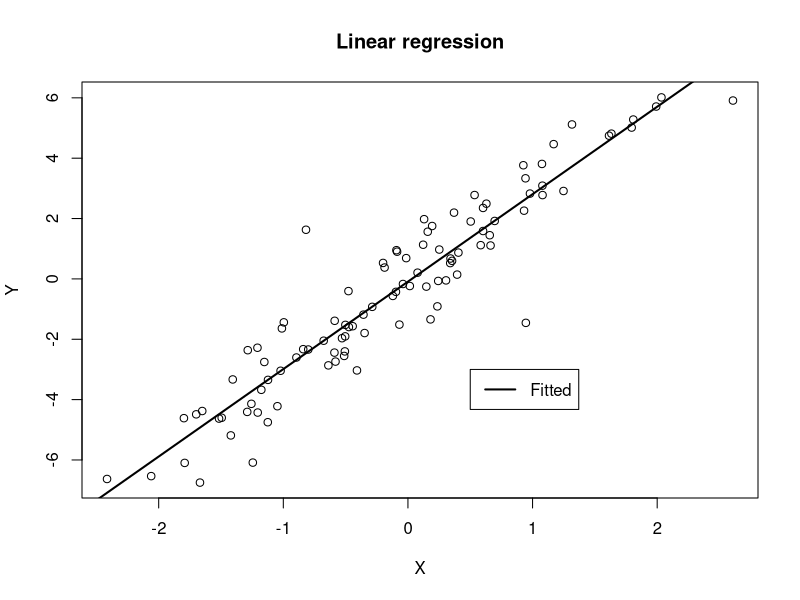
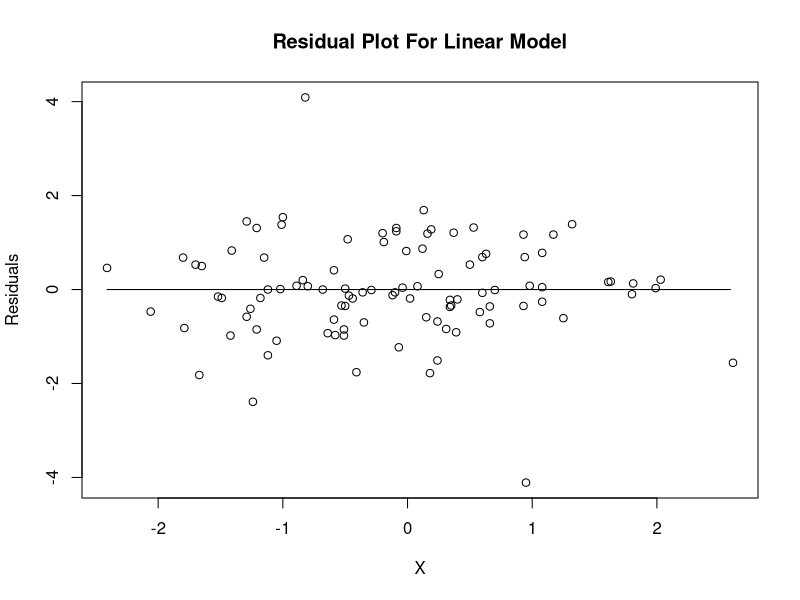
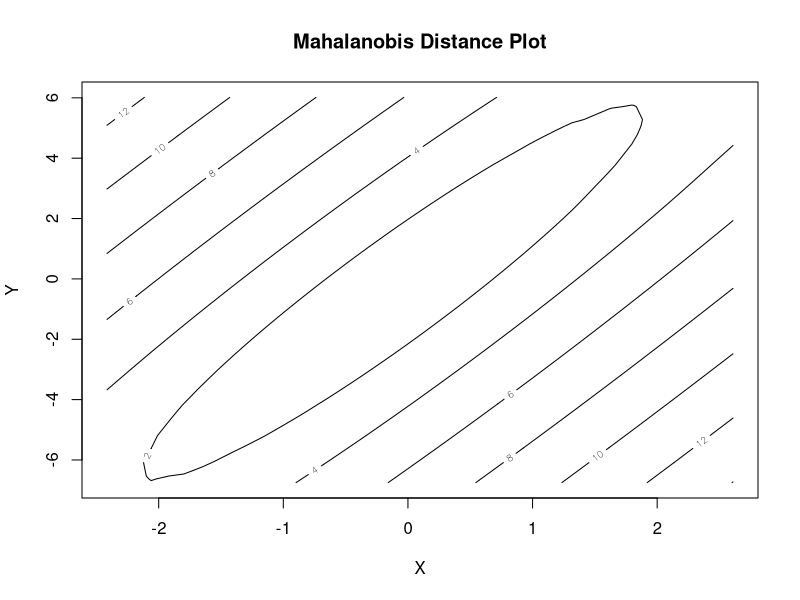

The R script that drew these images, in order:
# Author: Daniel B. Cooper

# Chapter 3 ----
# The following R code was adapted from Dr. Charnigo's Chapter 3b examples.

# Linear regression ----
# read data
my_data <- read.table("posts/primary/portfolio_full/Chapter3PortfolioData.txt")
x <- my_data$x
y <- my_data$y

fit = lm(y~x)

summary(fit)

png("./posts/primary/portfolio_full/linear-model.png", width = 400, height = 400)

plot(x,y,xlab="X",ylab="Y")
abline(a=fit$co[1],b=fit$co[2],lwd=2)
title("Linear regression")
legend(0.5,-3,col=c(1),lty=c(1),lwd=c(2),
	legend=c("Fitted"))

dev.off()

u = fit$f
v = fit$re
my_data_fitted = as.data.frame(round(cbind(x,y,u,v),2))
my_data_fitted$abs_re <- abs(my_data_fitted$v)
png("./posts/primary/portfolio_full/linear-model-residuals.png", width = 400, height = 400)

plot(my_data_fitted$x, my_data_fitted$v, xlab = "X", ylab = "Residuals")
lines(seq(min(my_data_fitted$x), max(my_data_fitted$x)), rep(0, 6))
title("Residual Plot For Linear Model")
dev.off()

# Mahalanobis Distance ----
# The following R code was adapted from Dr. Charnigo's Chapter 3b examples.

mean_x <- mean(x)
mean_y <- mean(y)
sd_x <- sd(x)
sd_y <- sd(y)
correlation <- as.numeric(cor.test(x,y,method="pearson")[["estimate"]])
cov_xy <- sd_x * sd_y * correlation
var_x <- sd_x ^ 2
var_y <- sd_y ^ 2

meanvector = c(mean_x, mean_y)
varcovmatrix = cbind( c(var_x, cov_xy), c(cov_xy, var_y) )

# This initializes a vector in which Mahalanobis distances will be stored.
madistxy <- c()
for (k in 1:length(x))
{ madistxy[k] = sqrt( t(  c(x[k], y[k]) - meanvector ) %*% solve(varcovmatrix) %*% (  c(x[k], y[k]) - meanvector ) ) }

my_data_fitted$madistxy <- madistxy

write.csv(my_data_fitted, file = "./posts/primary/portfolio_full/linear-model-data.csv", row.names = FALSE)

# M distance contour plot
xrange = sort(x)

yrange = sort(y)

xgrid = as.vector(t(matrix( rep( xrange, length(yrange) ), ncol=length(yrange) )))

ygrid = rep( yrange, length(xrange) )

madistxy = rep(0, length(xgrid) )

for (k in 1:length(xgrid))
{ madistxy[k] = sqrt( t(  c(xgrid[k], ygrid[k]) - meanvector )
		%*% solve(varcovmatrix) %*% (  c(xgrid[k], ygrid[k]) - meanvector ) ) }

madistxymatrix = t( matrix( madistxy, ncol=length(xrange) ))


png("./posts/primary/portfolio_full/mdistance-plot.png", width = 400, height = 400)

contour( xrange, yrange, madistxymatrix,xlab="X",ylab="Y",main="Mahalanobis Distance Plot")

dev.off()
